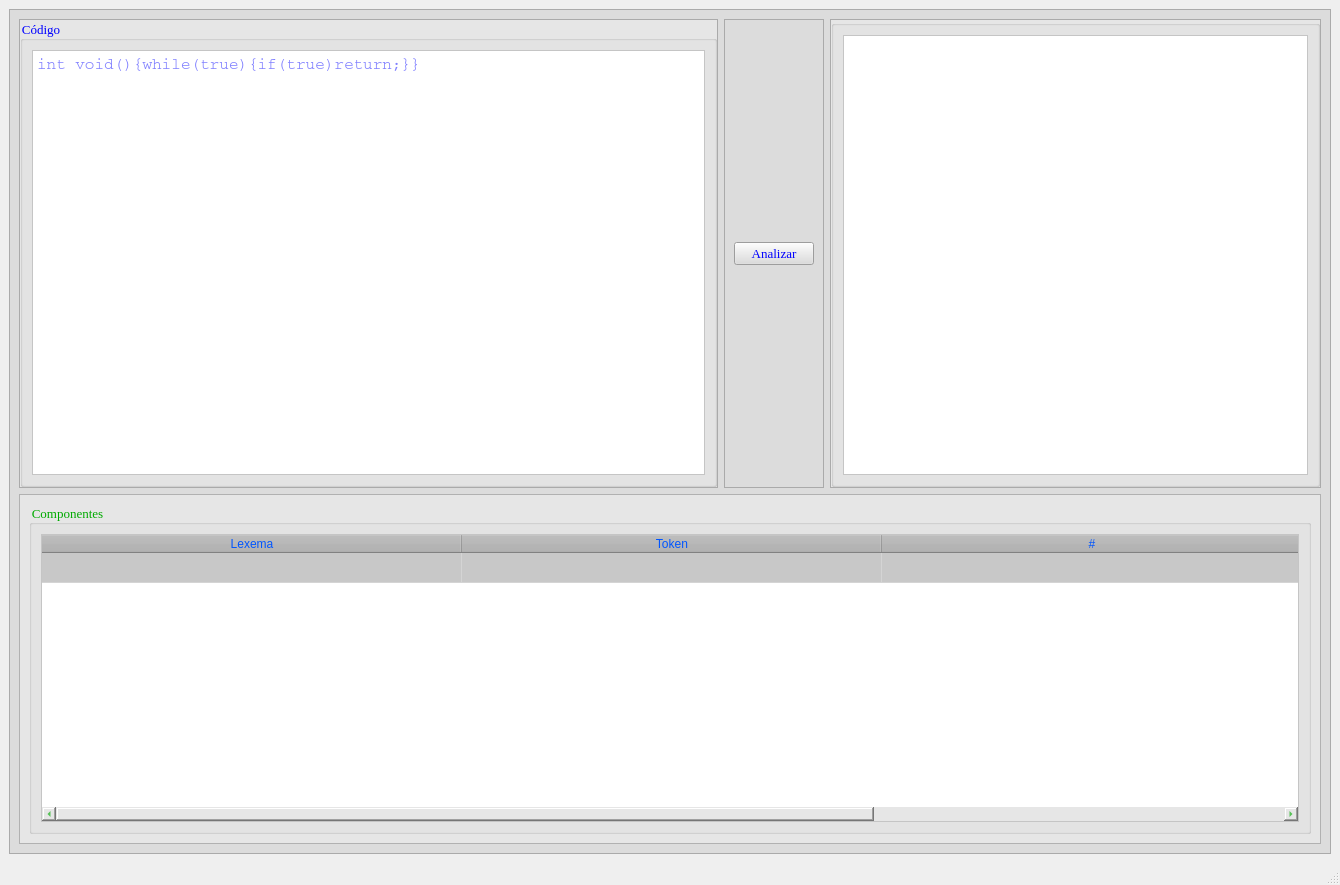
<?xml version="1.0" encoding="UTF-8"?>
<ui version="4.0">
 <class>MainWindow</class>
 <widget class="QMainWindow" name="MainWindow">
  <property name="geometry">
   <rect>
    <x>0</x>
    <y>0</y>
    <width>1340</width>
    <height>885</height>
   </rect>
  </property>
  <property name="windowTitle">
   <string>Analizador Lexico</string>
  </property>
  <widget class="QWidget" name="centralwidget">
   <layout class="QGridLayout" name="gridLayout">
    <item row="0" column="0">
     <widget class="QFrame" name="frame">
      <property name="styleSheet">
       <string notr="true">background-color: rgb(220, 220, 220);</string>
      </property>
      <property name="frameShape">
       <enum>QFrame::StyledPanel</enum>
      </property>
      <property name="frameShadow">
       <enum>QFrame::Raised</enum>
      </property>
      <layout class="QGridLayout" name="gridLayout_2">
       <item row="0" column="0">
        <widget class="QFrame" name="frame_2">
         <property name="frameShape">
          <enum>QFrame::StyledPanel</enum>
         </property>
         <property name="frameShadow">
          <enum>QFrame::Raised</enum>
         </property>
         <layout class="QGridLayout" name="gridLayout_5">
          <property name="leftMargin">
           <number>0</number>
          </property>
          <property name="topMargin">
           <number>0</number>
          </property>
          <property name="rightMargin">
           <number>0</number>
          </property>
          <property name="bottomMargin">
           <number>0</number>
          </property>
          <property name="spacing">
           <number>0</number>
          </property>
          <item row="0" column="0">
           <widget class="QGroupBox" name="groupBox_2">
            <property name="font">
             <font>
              <family>Times New Roman</family>
              <pointsize>10</pointsize>
             </font>
            </property>
            <property name="styleSheet">
             <string notr="true">background-color: rgb(230, 230, 230);
color: rgb(0, 0, 255);</string>
            </property>
            <property name="title">
             <string>Código</string>
            </property>
            <layout class="QGridLayout" name="gridLayout_8">
             <item row="0" column="0">
              <widget class="QPlainTextEdit" name="pte_codigo">
               <property name="font">
                <font>
                 <family>Courier</family>
                 <pointsize>12</pointsize>
                </font>
               </property>
               <property name="styleSheet">
                <string notr="true">background-color: rgb(255, 255, 255);
color: rgb(0, 0, 255);</string>
               </property>
               <property name="placeholderText">
                <string>int void(){while(true){if(true)return;}}</string>
               </property>
              </widget>
             </item>
            </layout>
           </widget>
          </item>
         </layout>
        </widget>
       </item>
       <item row="0" column="1">
        <widget class="QFrame" name="frame_5">
         <property name="maximumSize">
          <size>
           <width>180</width>
           <height>16777215</height>
          </size>
         </property>
         <property name="frameShape">
          <enum>QFrame::StyledPanel</enum>
         </property>
         <property name="frameShadow">
          <enum>QFrame::Raised</enum>
         </property>
         <layout class="QGridLayout" name="gridLayout_7">
          <item row="0" column="0">
           <widget class="QPushButton" name="btn_analizar">
            <property name="font">
             <font>
              <family>Times New Roman</family>
              <pointsize>10</pointsize>
             </font>
            </property>
            <property name="styleSheet">
             <string notr="true">QPushButton{
	
	background-color: rgb(220, 220, 220);
	
	color: rgb(0, 0, 255);

}
QPushButton:pressed{
	
	background-color: rgb(200, 200, 200);
	color: rgb(0, 255, 0);

}
QPushButton:hover{
	
	background-color: rgb(211, 211, 211);
	
	

}</string>
            </property>
            <property name="text">
             <string>Analizar</string>
            </property>
           </widget>
          </item>
         </layout>
        </widget>
       </item>
       <item row="0" column="2">
        <widget class="QFrame" name="frame_4">
         <property name="maximumSize">
          <size>
           <width>500</width>
           <height>16777215</height>
          </size>
         </property>
         <property name="frameShape">
          <enum>QFrame::StyledPanel</enum>
         </property>
         <property name="frameShadow">
          <enum>QFrame::Raised</enum>
         </property>
         <layout class="QGridLayout" name="gridLayout_6">
          <property name="leftMargin">
           <number>0</number>
          </property>
          <property name="topMargin">
           <number>0</number>
          </property>
          <property name="rightMargin">
           <number>0</number>
          </property>
          <property name="bottomMargin">
           <number>0</number>
          </property>
          <property name="spacing">
           <number>0</number>
          </property>
          <item row="0" column="0">
           <widget class="QGroupBox" name="groupBox_3">
            <property name="maximumSize">
             <size>
              <width>500</width>
              <height>16777215</height>
             </size>
            </property>
            <property name="styleSheet">
             <string notr="true">background-color: rgb(230, 230, 230);</string>
            </property>
            <property name="title">
             <string/>
            </property>
            <layout class="QGridLayout" name="gridLayout_9">
             <item row="0" column="0">
              <widget class="QPlainTextEdit" name="pte2">
               <property name="maximumSize">
                <size>
                 <width>500</width>
                 <height>16777215</height>
                </size>
               </property>
               <property name="styleSheet">
                <string notr="true">background-color: rgb(255, 255, 255);</string>
               </property>
              </widget>
             </item>
            </layout>
           </widget>
          </item>
         </layout>
        </widget>
       </item>
       <item row="1" column="0" colspan="3">
        <widget class="QFrame" name="frame_3">
         <property name="maximumSize">
          <size>
           <width>16777215</width>
           <height>350</height>
          </size>
         </property>
         <property name="styleSheet">
          <string notr="true">background-color: rgb(230, 230, 230);</string>
         </property>
         <property name="frameShape">
          <enum>QFrame::StyledPanel</enum>
         </property>
         <property name="frameShadow">
          <enum>QFrame::Raised</enum>
         </property>
         <layout class="QGridLayout" name="gridLayout_3">
          <item row="0" column="0">
           <widget class="QGroupBox" name="groupBox">
            <property name="font">
             <font>
              <family>Times New Roman</family>
              <pointsize>10</pointsize>
             </font>
            </property>
            <property name="styleSheet">
             <string notr="true">color: rgb(0, 170, 0);</string>
            </property>
            <property name="title">
             <string>Componentes</string>
            </property>
            <layout class="QGridLayout" name="gridLayout_4">
             <item row="0" column="0">
              <widget class="QTableWidget" name="tw_componentes">
               <property name="font">
                <font>
                 <family>Times New Roman</family>
                 <pointsize>12</pointsize>
                </font>
               </property>
               <property name="styleSheet">
                <string notr="true">QTableWidget {
       
	background-color: rgb(255, 255, 255);
    }
    
    QHeaderView::section {
        
	
	background-color: rgb(180, 180, 180);
   
	color: rgb(0, 85, 255);
    }
    
    QTableWidget::item {
        
	background-color: rgb(200, 200, 200);
    
	
	color: rgb(0, 0, 255);
    }</string>
               </property>
               <property name="horizontalScrollBarPolicy">
                <enum>Qt::ScrollBarAsNeeded</enum>
               </property>
               <property name="sizeAdjustPolicy">
                <enum>QAbstractScrollArea::AdjustToContents</enum>
               </property>
               <property name="editTriggers">
                <set>QAbstractItemView::NoEditTriggers</set>
               </property>
               <property name="dragDropOverwriteMode">
                <bool>false</bool>
               </property>
               <property name="alternatingRowColors">
                <bool>false</bool>
               </property>
               <property name="selectionMode">
                <enum>QAbstractItemView::MultiSelection</enum>
               </property>
               <property name="textElideMode">
                <enum>Qt::ElideMiddle</enum>
               </property>
               <property name="sortingEnabled">
                <bool>false</bool>
               </property>
               <property name="rowCount">
                <number>1</number>
               </property>
               <attribute name="horizontalHeaderVisible">
                <bool>true</bool>
               </attribute>
               <attribute name="horizontalHeaderMinimumSectionSize">
                <number>400</number>
               </attribute>
               <attribute name="horizontalHeaderDefaultSectionSize">
                <number>420</number>
               </attribute>
               <attribute name="horizontalHeaderHighlightSections">
                <bool>true</bool>
               </attribute>
               <attribute name="horizontalHeaderShowSortIndicator" stdset="0">
                <bool>false</bool>
               </attribute>
               <attribute name="horizontalHeaderStretchLastSection">
                <bool>false</bool>
               </attribute>
               <attribute name="verticalHeaderVisible">
                <bool>false</bool>
               </attribute>
               <row/>
               <column>
                <property name="text">
                 <string>Lexema</string>
                </property>
               </column>
               <column>
                <property name="text">
                 <string>Token</string>
                </property>
               </column>
               <column>
                <property name="text">
                 <string>#</string>
                </property>
               </column>
              </widget>
             </item>
            </layout>
           </widget>
          </item>
         </layout>
        </widget>
       </item>
      </layout>
     </widget>
    </item>
   </layout>
  </widget>
  <widget class="QMenuBar" name="menubar">
   <property name="geometry">
    <rect>
     <x>0</x>
     <y>0</y>
     <width>1340</width>
     <height>21</height>
    </rect>
   </property>
  </widget>
  <widget class="QStatusBar" name="statusbar"/>
 </widget>
 <resources/>
 <connections/>
</ui>
